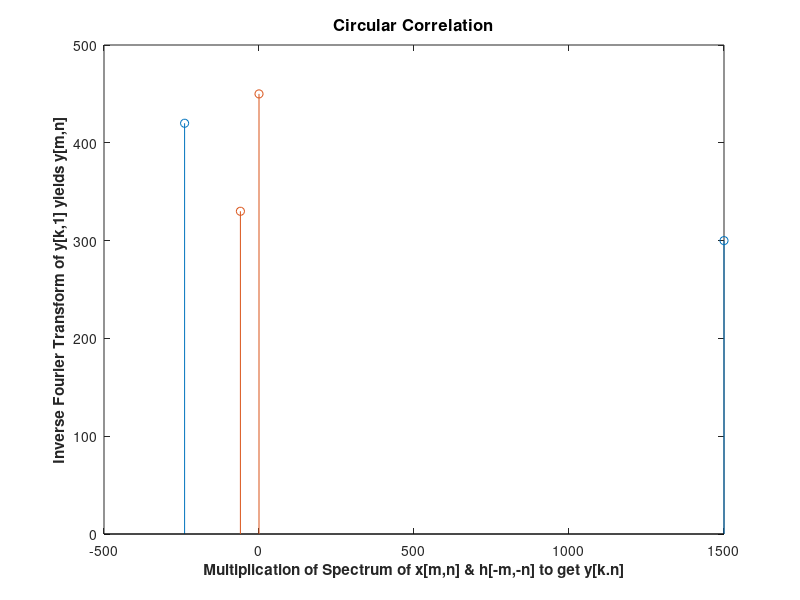

Write the MATLAB code that produced this figure.
% Circular Correlation
% Source Code

clc;
clear all;
close all;
x=[5 10;15 20]; %first signal x[m,n]
h=[3 6;9 12]; %second signal h[m,n]
h1=fliplr(h); %to fold the signal along column wise
h2=flipud(h1); %to fold the signal among rowwise
X1=fft2(x); %fourier transform of x[m,n]
h3=fft2(h2); %fourier transform of h[-m,-n]
y1=X1.*h3; %multiplications of spectrum of x[m,n]&h[-m,-n] to get y[K,L]
y2=ifft2(y1); %inverse fourier transform of Y[K,L] yields y[m,n]
disp(y2);
plot(y1,y2);
stem(y1,y2);
title('Circular Correlation','fontweight','bold','fontsize',12);
xlabel('Multiplication of Spectrum of x[m,n] & h[-m,-n] to get y[k.n]','fontweight','bold')
ylabel('Inverse Fourier Transform of y[k,1] yields y[m,n]','fontweight','bold')